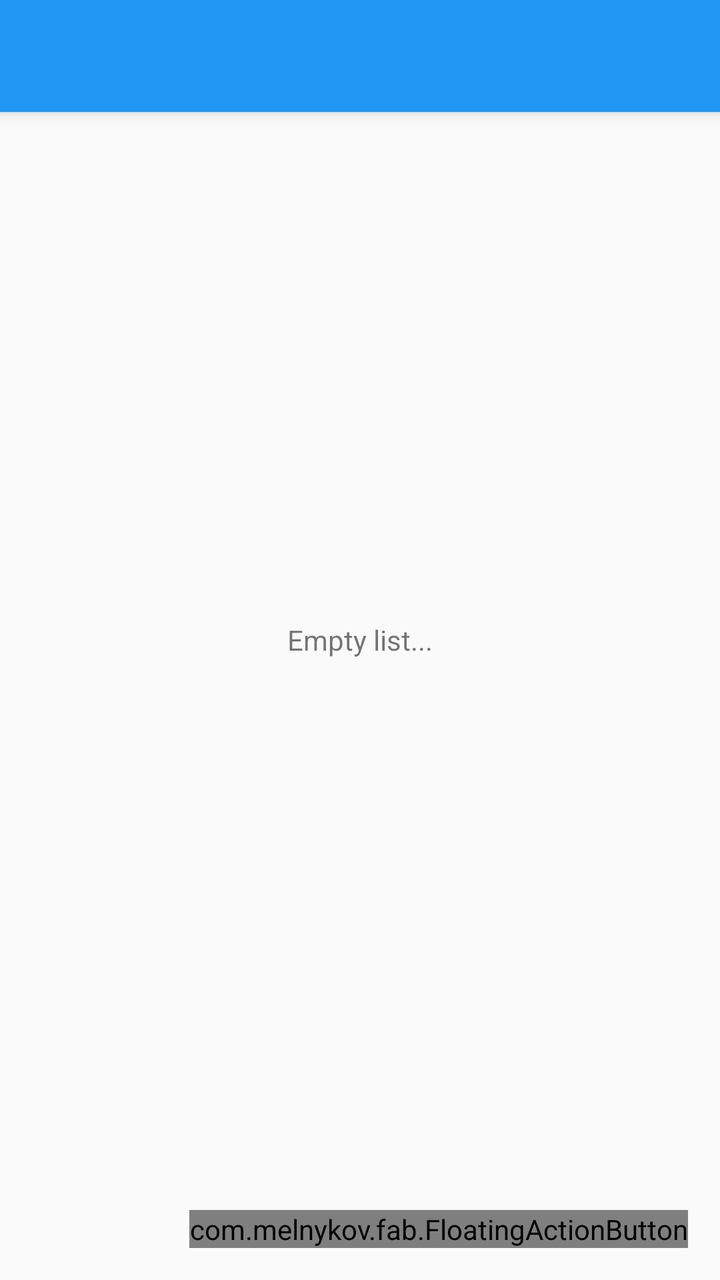
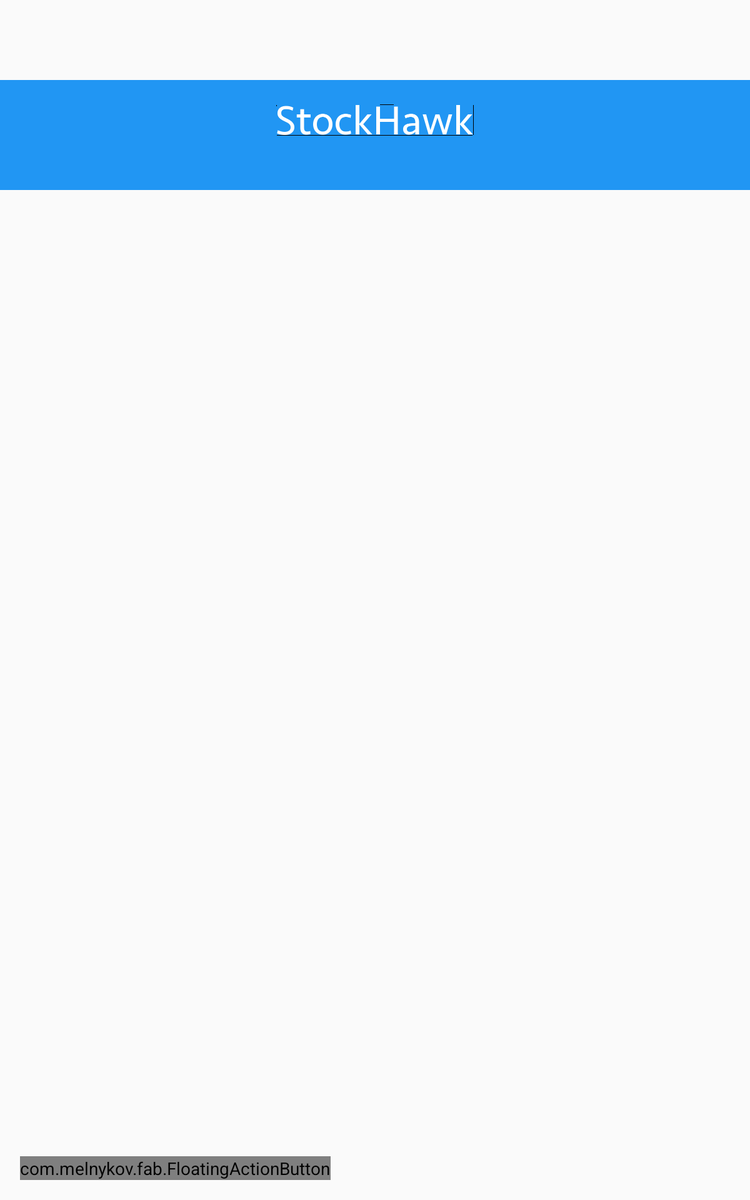

First picture: res/layout/ on a phone held upright. Second picture: the repository's own variant of that layout, on a device whose configuration matches the variant's folder. Source for both follows.
<!-- AndroidManifest.xml: application theme AppTheme -->
<!-- res/layout/activity_my_stocks.xml -->
<?xml version="1.0" encoding="utf-8"?>
<android.support.design.widget.CoordinatorLayout
    xmlns:android="http://schemas.android.com/apk/res/android"
    xmlns:app="http://schemas.android.com/apk/res-auto"
    android:id="@+id/coordinator_layout"
    android:layout_width="match_parent"
    android:layout_height="match_parent">

    <android.support.design.widget.AppBarLayout
        android:id="@+id/appbar"
        android:layout_width="match_parent"
        android:layout_height="wrap_content"
        android:theme="@style/ThemeOverlay.AppCompat.Dark.ActionBar">

        <android.support.v7.widget.Toolbar
            android:id="@+id/toolbar"
            android:layout_width="match_parent"
            android:layout_height="wrap_content"
            android:theme="@style/ThemeOverlay.AppCompat.Dark.ActionBar"/>

    </android.support.design.widget.AppBarLayout>

    <android.support.v7.widget.RecyclerView
        android:id="@+id/recycler_view"
        android:layout_width="match_parent"
        android:layout_height="match_parent"
        app:layout_behavior="@string/appbar_scrolling_view_behavior"/>

    <TextView
        android:id="@+id/empty_recycler_view_msg"
        android:layout_width="match_parent"
        android:layout_height="match_parent"
        app:layout_anchor="@+id/recycler_view"
        app:layout_anchorGravity="fill"
        android:gravity="center_horizontal|center_vertical"
        android:text="@string/empty_recycler_view"
        android:padding="@dimen/activity_horizontal_margin"/>

    <com.melnykov.fab.FloatingActionButton
        xmlns:fab="http://schemas.android.com/apk/res-auto"
        android:id="@+id/fab"
        android:layout_width="wrap_content"
        android:layout_height="wrap_content"
        android:layout_gravity="bottom|end"
        android:layout_margin="16dp"
        android:src="@drawable/ic_add_white_24dp"
        fab:fab_colorNormal="@color/material_blue_500"
        fab:fab_colorPressed="@color/material_blue_700"
        fab:fab_shadow="true"
        fab:fab_type="normal"
        fab:layout_anchorGravity="bottom|end" />

</android.support.design.widget.CoordinatorLayout>
<!-- resources referenced by this layout -->
<resources>
  <color name="material_blue_500">#2196F3</color>
  <color name="material_blue_700">#1976D2</color>
  <dimen name="activity_horizontal_margin">16dp</dimen>
  <string name="empty_recycler_view">Empty list...</string>
  <style name="AppTheme" parent="@style/Theme.AppCompat.Light.NoActionBar">
          <item name="colorPrimary">@color/material_blue_500</item>
          <item name="colorPrimaryDark">@color/material_blue_700</item>
          <item name="colorAccent">@color/material_green_700</item>
      </style>
  <color name="material_green_700">#00C853</color>
</resources>
<!-- res/layout-sw600dp-port/activity_my_stocks.xml (the author's variant of the layout above) -->
<!-- drawn on a 7-inch tablet held upright -->
<?xml version="1.0" encoding="utf-8"?>
<RelativeLayout xmlns:android="http://schemas.android.com/apk/res/android"
                xmlns:app="http://schemas.android.com/apk/res-auto"
                android:layoutDirection="locale"
                android:layout_width="match_parent"
                android:layout_height="match_parent">

    <android.support.v7.widget.Toolbar
        android:id="@+id/toolbar"
        android:elevation="@dimen/appbar_elevation"
        android:layout_alignParentTop="true"
        android:layout_width="match_parent"
        android:layout_height="?attr/actionBarSize"
        app:theme="@style/ThemeOverlay.AppCompat.Dark.ActionBar"
        app:popupTheme="@style/ThemeOverlay.AppCompat.Light"/>

    <ImageView
        android:id="@+id/logo_imageview"
        android:elevation="@dimen/appbar_elevation"
        android:layout_width="match_parent"
        android:layout_height="?attr/listPreferredItemHeight"
        android:layout_below="@id/toolbar"
        android:scaleType="center"
        android:src="@drawable/ic_logo"
        android:background="@color/material_blue_500"
        android:contentDescription="@string/app_name"/>

    <View
        android:elevation="@dimen/appbar_elevation"
        android:background="@color/material_blue_500"
        android:layout_below="@id/logo_imageview"
        android:layout_width="match_parent"
        android:layout_height="24dp"/>

    <FrameLayout
        android:elevation="@dimen/appbar_elevation"
        android:layout_width="match_parent"
        android:layout_height="wrap_content"
        android:layout_below="@id/logo_imageview"
        android:id="@+id/fragment"/>

    <LinearLayout
        android:layout_width="match_parent"
        android:layout_height="match_parent"
        android:layout_weight="1"
        android:layout_below="@id/fragment"
        android:paddingTop="@dimen/activity_horizontal_margin"
        android:paddingLeft="@dimen/list_item_extra_padding"
        android:paddingRight="@dimen/list_item_extra_padding"
        android:orientation="vertical"
        android:id="@+id/linear_layout_recycler_view">

        <android.support.v7.widget.RecyclerView
            android:id="@+id/recycler_view"
            android:layout_width="match_parent"
            android:layout_height="match_parent"
            app:layout_behavior="@string/appbar_scrolling_view_behavior"/>

        <TextView
            android:id="@+id/empty_recycler_view_msg"
            android:layout_width="match_parent"
            android:layout_height="match_parent"
            app:layout_anchor="@+id/recycler_view"
            app:layout_anchorGravity="fill"
            android:gravity="center_horizontal|center_vertical"
            android:text="@string/empty_recycler_view"/>
    </LinearLayout>

    <com.melnykov.fab.FloatingActionButton
        xmlns:fab="http://schemas.android.com/apk/res-auto"
        android:id="@+id/fab"
        android:layout_width="wrap_content"
        android:layout_height="wrap_content"
        android:layout_gravity="bottom|end"
        android:layout_margin="16dp"
        android:src="@drawable/ic_add_white_24dp"
        fab:fab_colorNormal="@color/material_blue_500"
        fab:fab_colorPressed="@color/material_blue_700"
        fab:fab_shadow="true"
        fab:fab_type="normal"
        fab:layout_anchorGravity="bottom|end"
        android:layout_alignBottom="@+id/linear_layout_recycler_view"/>
</RelativeLayout>
<!-- resources referenced by the variant -->
<!-- as a 7-inch tablet held upright resolves them -->
<resources>
  <color name="material_blue_500">#2196F3</color>
  <color name="material_blue_700">#1976D2</color>
  <dimen name="activity_horizontal_margin">16dp</dimen>
  <!-- from res/values-sw600dp-port/ -->
  <dimen name="list_item_extra_padding">80dp</dimen>
  <!-- drawable ic_logo: vector/xml drawable (drawable, 2161 chars, omitted) -->
  <string name="app_name">Stock Hawk</string>
  <string name="empty_recycler_view">Empty list...</string>
  <style name="AppTheme" parent="@style/Theme.AppCompat.Light.NoActionBar">
          <item name="colorPrimary">@color/material_blue_500</item>
          <item name="colorPrimaryDark">@color/material_blue_700</item>
          <item name="colorAccent">@color/material_green_700</item>
      </style>
  <color name="material_green_700">#00C853</color>
</resources>
